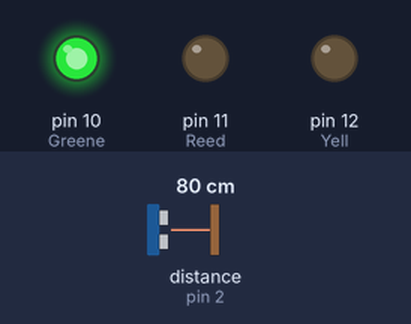
A sketch run on a simulated Arduino Uno, built with avr-gcc and run on an emulated ATmega328P. Shown: output pins drawn as LEDs (lit = HIGH). Wiring (inferred from the names in the program): ultrasonic range finder: trigger pin 4; echo pin 2. The inputs (shaded band) are chosen by the test bench; at power-on: distance to the obstacle (sensor on pin 2) 80 cm. The echo pulse lasts 58.3 µs per cm; pins used as bus, display or sensor lines are not drawn; what the sketch prints to the serial monitor is not drawn.

Above: at 1.2 s.
1.3 s: distance to the obstacle (sensor on pin 2) set to 54 cm
2.8 s: distance to the obstacle (sensor on pin 2) set to 47 cm
At 3.8 s:
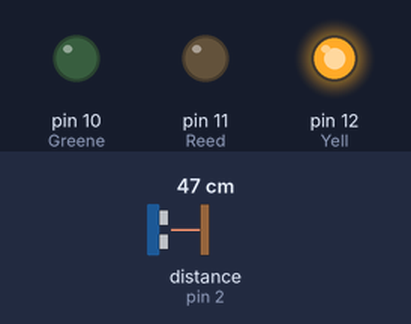
4.3 s: distance to the obstacle (sensor on pin 2) set to 28 cm
7.3 s: distance to the obstacle (sensor on pin 2) set to 23 cm
At 8.0 s:
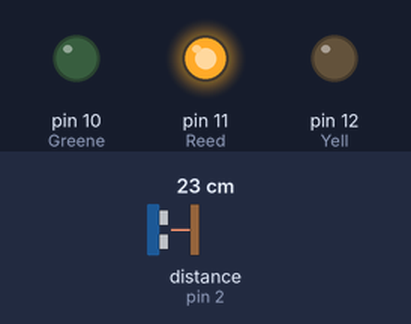
8.8 s: distance to the obstacle (sensor on pin 2) set to 35 cm
At 10.3 s:
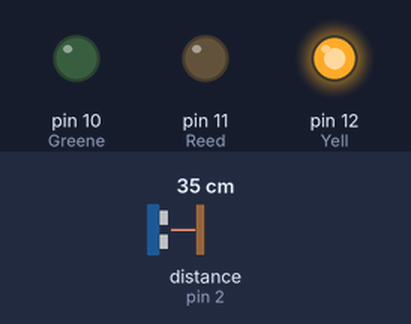
11.8 s: distance to the obstacle (sensor on pin 2) set to 2 cm
At 13.0 s:
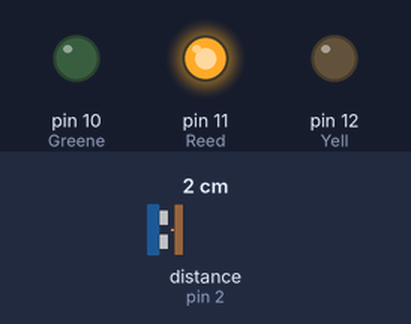
Timing chart, 0 to 14.3 s (numbered marks = the images above; inputs shaded):
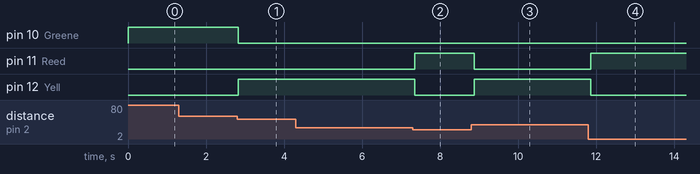

Measured:
- the behaviour switches between 51 and 50 cm on distance to the obstacle (sensor on pin 2) (found by bisection; images 0 and 1)
- the behaviour switches between 26 and 25 cm on distance to the obstacle (sensor on pin 2) (found by bisection; images 1 and 2)
- after the input at 1.3 s, every drawn part: stays the same
- after the input at 2.8 s, pin 10 (Greene): HIGH → LOW at once; pin 12 (Yell): LOW → HIGH at once
- after the input at 4.3 s, every drawn part: stays the same
- after the input at 7.3 s, pin 11 (Reed): LOW → HIGH after 0.05 s; pin 12 (Yell): HIGH → LOW after 0.05 s
- after the input at 8.8 s, pin 11 (Reed): HIGH → LOW after 0.08 s; pin 12 (Yell): LOW → HIGH after 0.08 s
- after the input at 11.8 s, pin 11 (Reed): LOW → HIGH after 0.06 s; pin 12 (Yell): HIGH → LOW after 0.06 s

The sketch:

R030_IoT_Lab03_Ultrasonic_Ranging_Sensor_Lab03.ino
```cpp
int Greene = 10;
int Reed = 11;
int Yell = 12;
int echo = 2;
int trigger = 4;

long TimePulse(int trigger, int echo)
{
  digitalWrite(trigger, LOW);
  delayMicroseconds(2);

  digitalWrite(trigger, HIGH);
  delayMicroseconds(10);

  digitalWrite(trigger, LOW);
  return pulseIn(echo, HIGH);
}

void setup()
{
  Serial.begin(9600);
  pinMode(Greene, OUTPUT);
  pinMode(Reed, OUTPUT);
  pinMode(Yell, OUTPUT);
  pinMode(trigger, OUTPUT);
  pinMode(echo, INPUT);
}

void loop()
{
  int distance = 0.01715 * TimePulse(trigger, echo);

  Serial.print("Distance: ");
  Serial.print(distance);
  Serial.print(" cm.");

  if(distance>50)
  {
    Green();
  }
  else if(distance < 50 && distance > 25)
  {
    Yellow();
  }
  else if(distance < 25)
  {
    Red();
  }

}

void Green()
{
  digitalWrite(Greene, HIGH);
  digitalWrite(Reed, LOW);
  digitalWrite(Yell, LOW);
  delay(100);
}

void Red()
{
  digitalWrite(Greene, LOW);
  digitalWrite(Reed, HIGH);
  digitalWrite(Yell, LOW);
  delay(100);
}

void Yellow()
{
  digitalWrite(Greene, LOW);
  digitalWrite(Reed, LOW);
  digitalWrite(Yell, HIGH);
  delay(100);
}
```
